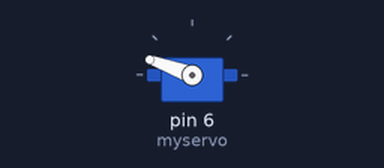
Simulated run of this sketch. Board: Arduino Mega 2560, built with avr-gcc and run on an emulated ATmega2560. Shown: servo. No radio packets arrive unless stated; what the sketch prints to the serial monitor is not drawn.

Above: at 2.05 s.
Timing chart, 0 to 5.0 s (numbered marks = the images above):
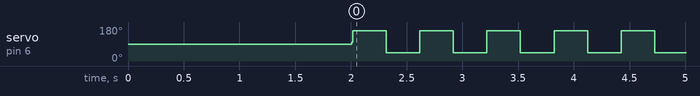

Measured:
- by itself, servo on pin 6 (myservo): repeats every 0.60 s: 160° 0.30 s, 45° 0.30 s

The sketch:

claw_machine_final.ino
```cpp
#include "nRF24L01.h"
#include "RF24.h"
#include "RF24_config.h"
#include "SPI.h"
#define DEBUG // Outcomment for stealth/live operation...
// nRF24L01 defines...
#define CE_PIN  9
#define CSN_PIN 10
int joystick[9]; // Communications array holding state of buttons and joystick X- and Y-reading
byte address[][6] = {"pipe1", "pipe2"}; // Set addresses of the 2 pipes for read and write

/*
 * SCK 52 on mega, 51 MOSI, 50 MISO
 */

int valX;

//////CONNECT nRF to 3.3V !!!!!!!!!

RF24 radio(CE_PIN,CSN_PIN);

#include <Servo.h>
Servo myservo;

int d = 300;

void setup() {
  myservo.attach(6);
Serial.begin(38400);

#ifdef DEBUG
    Serial.println("nRF24L01 setup");
#endif

  radio.begin();
  radio.openReadingPipe(1, address[0]); // Open reading pipe from address pipe 1
 // radio.openWritingPipe(address[1]); // Open writing pipe to address pipe 2
  radio.setDataRate(RF24_250KBPS);
  radio.setPALevel(RF24_PA_MIN); // Set RF power output to minimum: RF24_PA_MIN (change to RF24_PA_MAX if required)
  radio.setRetries(3,5); // delay, count
  radio.setChannel(110); // Set frequency to channel 110
  delay(2000); // Signal power-up...
  radio.startListening();

   myservo.write(100);
}


void loop() {

   if (radio.available()) {
      radio.read(joystick, sizeof(joystick));
  }
  for (int i=0; i <9 ; i++) {
#ifdef DEBUG
    Serial.print(joystick[i]);
    if (i<8)
      Serial.print(", ");
#endif
  }
#ifdef DEBUG
  Serial.print("\n");
#endif

if ((joystick[1] == LOW || joystick[3] == LOW)) //blue
{
  Serial.println("here");
   myservo.write(160);
   delay(d);
   myservo.write(100);

}

if ((joystick[0] == LOW || joystick[2] == LOW)) //yellow
    {myservo.write(45);
   delay(d);
   myservo.write(100);}

}
```
